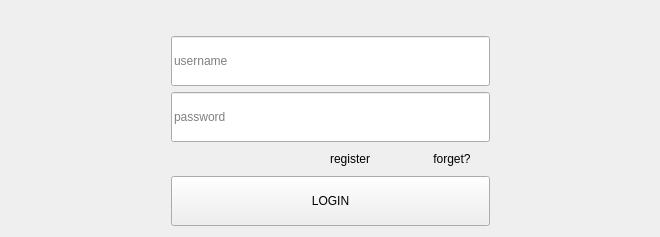
<?xml version="1.0" encoding="UTF-8"?>
<ui version="4.0">
 <class>LoginDlg</class>
 <widget class="QWidget" name="LoginDlg">
  <property name="enabled">
   <bool>true</bool>
  </property>
  <property name="geometry">
   <rect>
    <x>0</x>
    <y>0</y>
    <width>660</width>
    <height>237</height>
   </rect>
  </property>
  <property name="sizePolicy">
   <sizepolicy hsizetype="Fixed" vsizetype="Expanding">
    <horstretch>0</horstretch>
    <verstretch>1</verstretch>
   </sizepolicy>
  </property>
  <property name="windowTitle">
   <string>Form</string>
  </property>
  <layout class="QVBoxLayout" name="verticalLayout_2">
   <item>
    <layout class="QVBoxLayout" name="verticalLayout" stretch="1,2,2,1,2">
     <item>
      <spacer name="verticalSpacer">
       <property name="orientation">
        <enum>Qt::Vertical</enum>
       </property>
       <property name="sizeType">
        <enum>QSizePolicy::Expanding</enum>
       </property>
       <property name="sizeHint" stdset="0">
        <size>
         <width>20</width>
         <height>40</height>
        </size>
       </property>
      </spacer>
     </item>
     <item>
      <layout class="QHBoxLayout" name="horizontalLayout_4" stretch="2,4,2">
       <property name="sizeConstraint">
        <enum>QLayout::SetNoConstraint</enum>
       </property>
       <item>
        <spacer name="horizontalSpacer_6">
         <property name="orientation">
          <enum>Qt::Horizontal</enum>
         </property>
         <property name="sizeHint" stdset="0">
          <size>
           <width>40</width>
           <height>20</height>
          </size>
         </property>
        </spacer>
       </item>
       <item>
        <widget class="QLineEdit" name="lineEditUsername">
         <property name="sizePolicy">
          <sizepolicy hsizetype="Expanding" vsizetype="Expanding">
           <horstretch>0</horstretch>
           <verstretch>0</verstretch>
          </sizepolicy>
         </property>
         <property name="placeholderText">
          <string>username</string>
         </property>
        </widget>
       </item>
       <item>
        <spacer name="horizontalSpacer_7">
         <property name="orientation">
          <enum>Qt::Horizontal</enum>
         </property>
         <property name="sizeHint" stdset="0">
          <size>
           <width>40</width>
           <height>20</height>
          </size>
         </property>
        </spacer>
       </item>
      </layout>
     </item>
     <item>
      <layout class="QHBoxLayout" name="horizontalLayout_3" stretch="2,4,2">
       <item>
        <spacer name="horizontalSpacer_8">
         <property name="orientation">
          <enum>Qt::Horizontal</enum>
         </property>
         <property name="sizeHint" stdset="0">
          <size>
           <width>40</width>
           <height>20</height>
          </size>
         </property>
        </spacer>
       </item>
       <item>
        <widget class="QLineEdit" name="lineEditPwd">
         <property name="sizePolicy">
          <sizepolicy hsizetype="Expanding" vsizetype="Expanding">
           <horstretch>0</horstretch>
           <verstretch>0</verstretch>
          </sizepolicy>
         </property>
         <property name="echoMode">
          <enum>QLineEdit::Password</enum>
         </property>
         <property name="placeholderText">
          <string>password</string>
         </property>
        </widget>
       </item>
       <item>
        <spacer name="horizontalSpacer_9">
         <property name="orientation">
          <enum>Qt::Horizontal</enum>
         </property>
         <property name="sizeHint" stdset="0">
          <size>
           <width>40</width>
           <height>20</height>
          </size>
         </property>
        </spacer>
       </item>
      </layout>
     </item>
     <item>
      <layout class="QHBoxLayout" name="horizontalLayout" stretch="19,2,1,2,10">
       <item>
        <spacer name="horizontalSpacer_3">
         <property name="orientation">
          <enum>Qt::Horizontal</enum>
         </property>
         <property name="sizeHint" stdset="0">
          <size>
           <width>40</width>
           <height>20</height>
          </size>
         </property>
        </spacer>
       </item>
       <item>
        <widget class="QPushButton" name="pushButtonReg">
         <property name="text">
          <string>register</string>
         </property>
         <property name="flat">
          <bool>true</bool>
         </property>
        </widget>
       </item>
       <item>
        <spacer name="horizontalSpacer_4">
         <property name="orientation">
          <enum>Qt::Horizontal</enum>
         </property>
         <property name="sizeHint" stdset="0">
          <size>
           <width>40</width>
           <height>20</height>
          </size>
         </property>
        </spacer>
       </item>
       <item>
        <widget class="QPushButton" name="pushButtonForget">
         <property name="text">
          <string>forget?</string>
         </property>
         <property name="flat">
          <bool>true</bool>
         </property>
        </widget>
       </item>
       <item>
        <spacer name="horizontalSpacer_5">
         <property name="orientation">
          <enum>Qt::Horizontal</enum>
         </property>
         <property name="sizeHint" stdset="0">
          <size>
           <width>60</width>
           <height>20</height>
          </size>
         </property>
        </spacer>
       </item>
      </layout>
     </item>
     <item>
      <layout class="QHBoxLayout" name="horizontalLayout_2" stretch="2,4,2">
       <item>
        <spacer name="horizontalSpacer">
         <property name="orientation">
          <enum>Qt::Horizontal</enum>
         </property>
         <property name="sizeHint" stdset="0">
          <size>
           <width>40</width>
           <height>20</height>
          </size>
         </property>
        </spacer>
       </item>
       <item>
        <widget class="QPushButton" name="pushButton">
         <property name="sizePolicy">
          <sizepolicy hsizetype="Minimum" vsizetype="Expanding">
           <horstretch>0</horstretch>
           <verstretch>0</verstretch>
          </sizepolicy>
         </property>
         <property name="minimumSize">
          <size>
           <width>0</width>
           <height>30</height>
          </size>
         </property>
         <property name="text">
          <string>LOGIN</string>
         </property>
         <property name="flat">
          <bool>false</bool>
         </property>
        </widget>
       </item>
       <item>
        <spacer name="horizontalSpacer_2">
         <property name="orientation">
          <enum>Qt::Horizontal</enum>
         </property>
         <property name="sizeHint" stdset="0">
          <size>
           <width>40</width>
           <height>20</height>
          </size>
         </property>
        </spacer>
       </item>
      </layout>
     </item>
    </layout>
   </item>
  </layout>
 </widget>
 <resources/>
 <connections/>
</ui>
